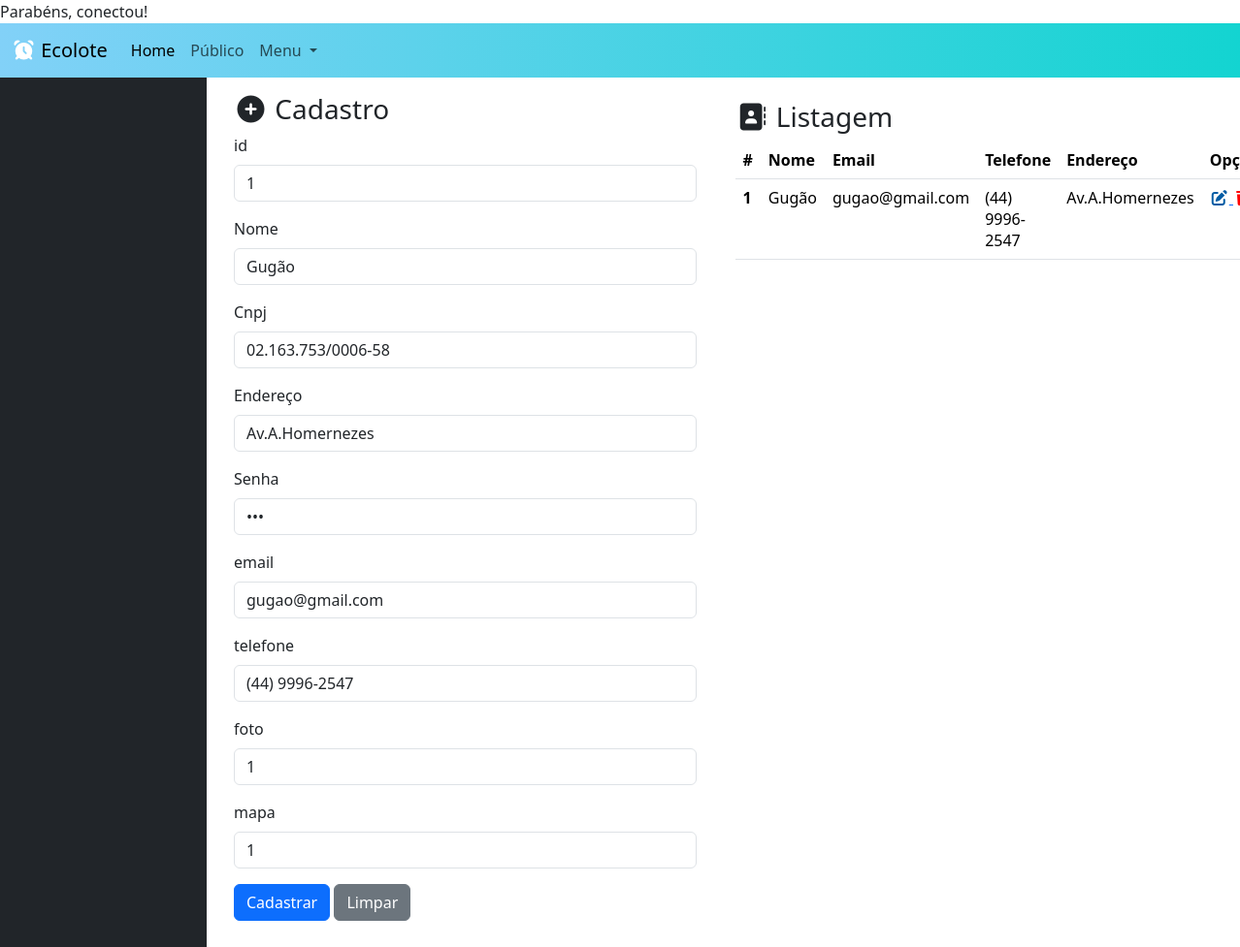
The page /mercado.php?id=1 (signed in) on the database its author committed.
### tables this page shows
CREATE TABLE mercado (
    id INT PRIMARY KEY AUTO_INCREMENT,
    nome VARCHAR(120) NOT NULL,
    cnpj VARCHAR(20) NOT NULL,
    email VARCHAR(120) NOT NULL,
    senha VARCHAR(120) NOT NULL,
    endereco VARCHAR(200) NOT NULL,
    telefone VARCHAR(20) NOT NULL,
    foto VARCHAR(255) NOT NULL,
    mapa VARCHAR(20)
);

### mercado.php (the view, shortened to what this page needs)
<?php
  include './backend/conexao.php';
  $destino = "./backend/mercado/inserir.php";
  if(!empty($_GET['id'])){
    $id = $_GET['id'];
    $sql = "SELECT * FROM mercado WHERE id='$id' ";
    $dados = mysqli_query($conexao, $sql);
    $mercados = mysqli_fetch_assoc($dados);
    $destino = "./backend/mercado/alterar.php";
  }
?>
<!doctype html>
<html lang="pt-br">
  <head>
    <link href="https://cdn.jsdelivr.net/npm/bootstrap@5.3.8/dist/css/bootstrap.min.css" rel="stylesheet">
    <link rel="stylesheet" href="./assets/estilo.css">
    <link rel="stylesheet" href="https://cdnjs.cloudflare.com/ajax/libs/font-awesome/7.0.1/css/all.min.css" />
    <link rel="stylesheet" href="https://cdn.datatables.net/2.3.7/css/dataTables.dataTables.css" />
</head>
  <body>
   <nav class="navbar navbar-expand-lg corbarra">
  <div class="container-fluid">
    <a class="navbar-brand" href="#"> <i class="fa-solid fa-alarm-clock" style="color: rgb(255, 255, 255);"></i> Ecolote </a>
    <div class="collapse navbar-collapse" id="navbarSupportedContent">
      <ul class="navbar-nav me-auto mb-2 mb-lg-0">
        <li class="nav-item">
          <a class="nav-link active" aria-current="page" href="#">Home</a>
        </li>
        <li class="nav-item">
          <a class="nav-link" href="#">Público</a>
        </li>
        <li class="nav-item dropdown">
          <a class="nav-link dropdown-toggle" href="#" role="button" data-bs-toggle="dropdown" aria-expanded="false">
            Menu
          </a>
        </li>
      </ul>
    </div>
  </div>
</nav>
   <div class="container-fluid">
        <div class="row">
            <div class="col-md-2 bg-dark">
            </div>
            <div class="col-md-5">
              <form action="<?=$destino?>" method="post" class="p-3">
                <h3> <i class="fa-solid fa-circle-plus"></i> Cadastro </h3>
                 <div class="mb-3">
                    <label class="form-label"> id </label>
                    <input value="<?php echo isset($mercados) ? $mercados['id'] : "" ?>" type="text" name="id" class="form-control" readonly>
                </div>
                <div class="mb-3">
                    <label class="form-label"> Nome </label>
                    <input value="<?php echo isset($mercados) ? $mercados['nome'] : "" ?>" type="text" name="nome" class="form-control">
                </div>
                 <div class="mb-3">
                    <label class="form-label"> Cnpj </label>
                    <input value="<?php echo isset($mercados) ? $mercados['cnpj'] : "" ?>" type="text" name="cnpj" class="form-control">
                </div>
                <div class="mb-3">
                    <label class="form-label"> Endereço </label>
                    <input value="<?php echo isset($mercados) ? $mercados['endereco'] : "" ?>" type="text" name="endereco" class="form-control">
                </div>
                <div class="mb-3">
                    <label class="form-label"> Senha </label>
                    <input value="<?php echo isset($mercados) ? $mercados['senha'] : "" ?>" type="password" name="senha" class="form-control">
                </div>
                <div class="mb-3">
                    <label class="form-label"> email </label>
                    <input value="<?php echo isset($mercados) ? $mercados['email'] : "" ?>" type="text" name="email" class="form-control">
                </div>
                <div class="mb-3">
                    <label class="form-label"> telefone </label>
                    <input value="<?php echo isset($mercados) ? $mercados['telefone'] : "" ?>" type="text" name="telefone" class="form-control">
                </div>
                <div class="mb-3">
                    <label class="form-label"> foto </label>
                    <input value="<?php echo isset($mercados) ? $mercados['foto'] : "" ?>" type="text" name="foto" class="form-control">
                </div>
                <div class="mb-3">
                    <label class="form-label"> mapa </label>
                    <input value="<?php echo isset($mercados) ? $mercados['mapa'] : "" ?>" type="text" name="mapa" class="form-control">
                </div>
                <button type="submit" class="btn btn-primary"> Cadastrar </button>
                <button type="reset" class="btn btn-secondary"> Limpar </button>
            </form>
            </div>
            <div class="col-md-5">
              <br>
              <h3> <i class="fa-solid fa-address-book"></i> Listagem </h3>
              <table class="table" id="tabela">
              <thead>
                <tr>
                  <th scope="col">#</th>
                  <th scope="col">Nome</th>
                  <th scope="col">Email</th>
                  <th scope="col">Telefone</th>
                  <th scope="col">Endereço</th>
                  <th scope="col">Opções</th>
                </tr>
              </thead>
              <tbody>
                <?php
                  $sql = 'SELECT * FROM mercado';
                  $dados = mysqli_query($conexao, $sql);
                  while($coluna = mysqli_fetch_assoc($dados)){
                ?>
                <tr>
                  <th scope="row"> <?php echo $coluna['id'] ?> </th>
                  <td> <?php echo $coluna['nome'] ?></td>
                  <td> <?php echo $coluna['email'] ?></td>
                  <td> <?php echo $coluna['telefone'] ?></td>
                  <td> <?php echo $coluna['endereco'] ?></td>
                  <td>
                    <a href="./mercado.php?id=<?=$coluna['id']?>"> <i class="fa-solid fa-pen-to-square" style="color: rgb(1, 92, 164);"></i> </a>
                    <a href="<?php echo './backend/mercado/excluir.php?id='.$coluna['id'] ?>" onclick="return confirm('Deseja realmente excluir?')"> <i class="fa-solid fa-trash" style="color: rgb(255, 0, 0);"></i> </a>
                  </td>
                </tr>
              <?php } ?>
              </tbody>
            </table>
            </div>
        </div>
   </div>
</body>
</html>

### assets/estilo.css (style rules this page uses)
.corbarra { background: linear-gradient(to left, rgb(19, 212, 209), rgb(130, 209, 248)); }
body { margin: 0; padding: 0; }

### rows shown on the page
mercado: id "1", nome "Gugão", cnpj "02.163.753/0006-58", endereco "Av.A.Homernezes", email "gugao@gmail.com", telefone "(44) 9996-2547", foto "1", mapa "1"
